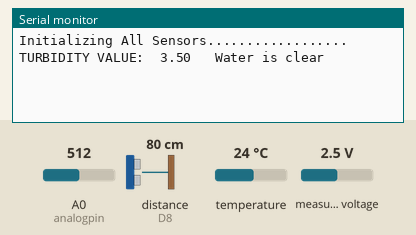
Recording of a sketch running on a simulated ESP8266 (NodeMCU). Shown: the last lines printed to the serial monitor. Wiring (inferred from the names in the program): ultrasonic range finder: trigger D7; echo D8. Inputs (shaded band) come from the test bench; at power-on: distance to the obstacle (sensor on D8) 80 cm, measured voltage 2.5 V, temperature 24 °C, A0 (analogpin) = 512. The echo pulse lasts 58.3 µs per cm.

Above: at 1.2 s.
1.3 s: distance to the obstacle (sensor on D8) set to 2 cm
At 5.9 s:
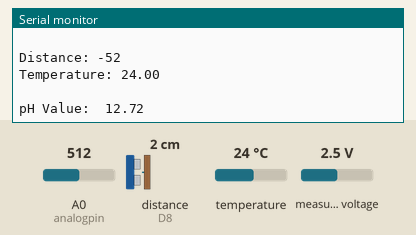
6.8 s: measured voltage set to 0.1 V
At 8.6 s:
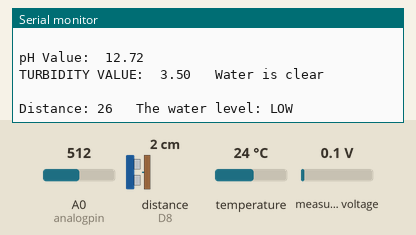
15.6 s: distance to the obstacle (sensor on D8) set to 19 cm
At 17.1 s:
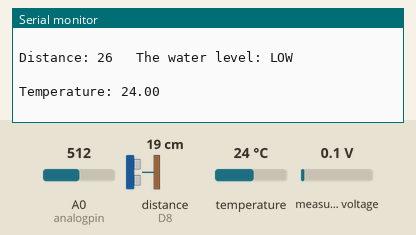
29.0 s: distance to the obstacle (sensor on D8) set to 13 cm
At 33.2 s:
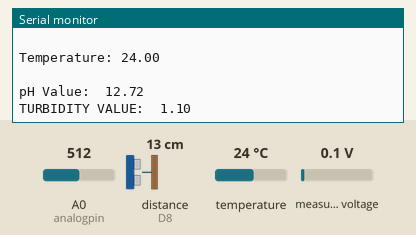
42.1 s: temperature set to 12 °C
At 43.3 s:
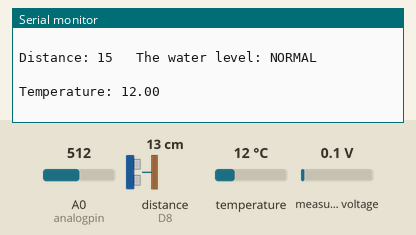
43.6 s: A0 (analogpin) set to 716
At 44.1 s:
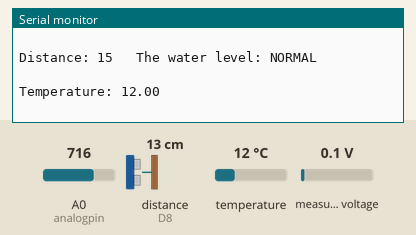

The sketch:

CompleteCodes_All_WQMS.ino
```cpp
#include <Wire.h>
#include <Adafruit_ADS1015.h>

#include <OneWire.h>
#include <DallasTemperature.h>
#define ONE_WIRE_BUS 14               // GPIO pin on which the DS18B20 is connected :D5 on esp12e

OneWire oneWire(ONE_WIRE_BUS);
DallasTemperature DS18B20(&oneWire);

// lcd ----- SDA=D2/GPIO4,  SCL=D1/GPIO5
const int trigPin = D7;
const int echoPin = D8;
// defines variables
long duration;
int distance;
int tankheight=27;
int mydistance;


#define analogpin A0
int sensorval=0;
long int avgval;
float b;
// #define turbpin adc0
int buf[10],temp ;
int senseRawValue; //Some variable
float senseTurbidity; //Some floating variable


//SDA=D2/GPIO4,  SCL=D1/GPIO5 to connect the adc1115 properly.

Adafruit_ADS1115 ads(0x48);
float Voltage = 0.0;


void setup() {
  // put your setup code here, to run once:
  pinMode(trigPin, OUTPUT); // Sets the trigPin as an Output
  pinMode(echoPin, INPUT); // Sets the echoPin as an Input
  Serial.begin(9600);
  ads.begin(); //  enables the ADC1115
  Serial.println("Initializing All Sensors..................");
}

void loop() {
  // put your main code here, to run repeatedly:

    myturb();
    Serial.println(" ");
    delay(200);

    level();
    Serial.println(" ");
    delay(200);

    mytemp();
    Serial.println(" ");
    delay(200);

    myph();
    delay(200);

  Serial.println("\n");

}

float myph(){

  for(int i=0;i<10;i++){
    buf[i]= analogRead(analogpin);
    delay(100);
    }
  for(int i=0;i<9;i++){
    for(int j=i;j<10;j++){
      if(buf[i]>buf[j]){
        temp=buf[j];
        buf[i]=buf[j];
        buf[j]=temp;

        }
      }

    }
  avgval=0;
  for(int i=2;i<8;i++){avgval+=buf[i];    }

  float phvol=(float)avgval*5.0/1024/6 ;
  float phval= -3.6585*phvol+21.864;   /// to calculate the ph of various substance
  Serial.print("pH Value:  ");
  Serial.println(phval);

  //Serial.print("Voltage = ");
  //Serial.println(phvol);
  delay(1000);

  }

void myturb(){
  int16_t adc0;  // we read from the ADC, we have a sixteen bit integer as a result

  adc0 = ads.readADC_SingleEnded(0);
  Voltage = (adc0 * 0.1875)/1000;
  float volt5= Voltage+1 ;        ///to round Voltage above to 5V(reqire voltage)
 // Serial.println(adc0);
 // Serial.println(volt5);        // print nw voltage that would bbe read by turb sensor
//senseRawValue = analogRead(adc0); //Read input raw value fromt the sensor
senseTurbidity = volt5;    //senseRawValue * (5.0 / 1024.0); //Convert analog data from 0 -1024 to voltage 0 - 5v;
Serial.print("TURBIDITY VALUE:  "); //Print the output data to the serial
Serial.print(senseTurbidity);
delay(1000);
 // increased turbidity, our voltage drops

  if (senseTurbidity>3.2 ){
     Serial.print("\t Water is clear \n");
    }

  if (senseTurbidity<3.2 && senseTurbidity>2.9 ){
     Serial.print("\t Water is a little cloudy \n");
    }


  else if(senseTurbidity<2.9)
    Serial.print("\t Warning!!. Water is muddy/very cloudy!!! \n");

  }

 void level(){

      // Clears the trigPin
    digitalWrite(trigPin, LOW);
    delayMicroseconds(2);
    // Sets the trigPin on HIGH state for 10 micro seconds
    digitalWrite(trigPin, HIGH);
    delayMicroseconds(10);
    digitalWrite(trigPin, LOW);
    // Reads the echoPin, returns the sound wave travel time in microseconds
    duration = pulseIn(echoPin, HIGH);
    // Calculating the distance
    mydistance= duration*0.034/2;
    distance= tankheight-mydistance;
    // Prints the distance on the Serial Monitor
    Serial.print("Distance: ");
    Serial.print(distance);
          if (distance<10&& distance>=5){
    Serial.print("\t The water level: FULL \n");
    }

      else if (distance>10 && distance<16){
    Serial.print("\t The water level: NORMAL\n");
    }

      else if (distance>16){
    Serial.print("\t The water level: LOW \n");
    }

    delay(1000);


  }

  void mytemp(){
    float temp;
  DS18B20.requestTemperatures();
  temp=DS18B20.getTempCByIndex(0);
  Serial.print("Temperature: ");
  Serial.println(temp);
  delay(1000);
  }
```

Measured:
- after the input at 42.1 s, the serial monitor: prints a new line after 0.53 s (image 5)
